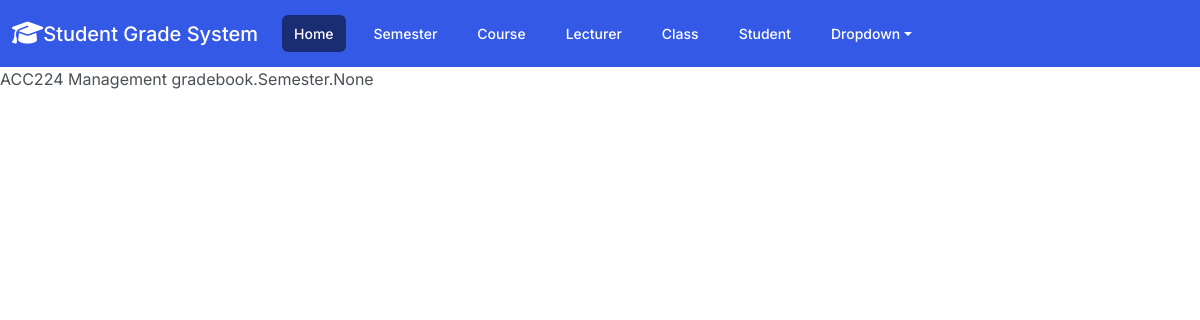
/course_detail/2/, run on the app's committed database.
### gradebook/models.py (models this page shows, shortened)
class Course(models.Model):
    course_code = models.CharField(max_length=20, unique=True)
    course_name = models.CharField(max_length=100)
    semesters = models.ManyToManyField('Semester')

### gradebook/views.py (the view)
# urls.py: path("course_detail/<int:pk>/", CourseDetail.as_view(), name="course_detail"),
class CourseDetail(DetailView):
    model = Course
    template_name = "Course_Detail.html"

### gradebook/templates/Course_Detail.html (shortened to what this page needs)
{% extends "base.html" %}
{% block content %}
    {{ course.course_code }} {{ course.course_name }} {{ course.semesters }} </br>
{% endblock %}

### data on the page
Course: course_code "ACC224", course_name "Management", semesters "gradebook.Semester.None"
